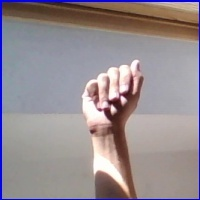
#> input picture TEST_DATASET_A/A/TEST_A_010cbscrxa85.jpg, 200 x 200 px
$ python -i general.py   (imports and definitions only)   (older library calls are emulated)
#> lines starting #> are read from the running program, lines starting #| are printed output that depends on the picture
"""
Author: Eugene Mondkar
GitHub: https://github.com/EugeneMondkar
Create Date: 11/17/21
"""

# coding: utf-8
from cv2 import cv2
import numpy as np
import imutils
import mediapipe as mdp
from skimage.util import random_noise


def rgb_to_hsv(image: np.ndarray, s=32, m=128) -> (np.ndarray, np.ndarray, np.ndarray):
    """
    rgb_to_hsv(numpy array, int, int) -> (numpy array, numpy array, numpy array)
    takes a numpy array repr. an image and integers representing arbitrary values for averaging brightness processing

    @param: images is a numpy array
    @param: standard deviation is set by arbitrary value s
    @param: brightness average is set by adding an arbitrary value m
    returns tuple of a smooth image, adaptive smooth image, and a averaged brightness

    """
#> called with s = 32, m = 128
    hsv = cv2.cvtColor(
        image, cv2.COLOR_RGB2HSV)  # Convert RGB to hsv color system (hue, saturation, and value(brightness))
#> hsv: shape (200, 200, 3); mean H, S, V 61.8, 45.8, 160.1
    h, s, v = cv2.split(hsv)
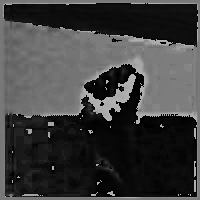
#> h: shape (200, 200); min 0, max 179, mean 61.8
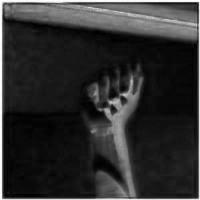
#> s: shape (200, 200); min 0, max 255, mean 45.8

    ####

    flattening_result = cv2.equalizeHist(v)

    smooth_image = cv2.cvtColor(
        cv2.merge((h, s, flattening_result)), cv2.COLOR_HSV2BGR)
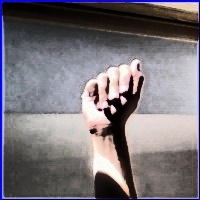
#> smooth_image: shape (200, 200, 3); mean B, G, R 120.7, 114.3, 120.1

    ####

    clahe = cv2.createCLAHE(clipLimit=2.0, tileGridSize=(3, 3))

    adaptive_flattening_result = clahe.apply(v)
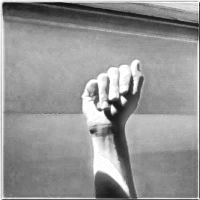
#> adaptive_flattening_result: shape (200, 200); min 16, max 255, mean 148.6

    adaptive_smooth_image = cv2.cvtColor(
        cv2.merge((h, s, adaptive_flattening_result)), cv2.COLOR_HSV2BGR)
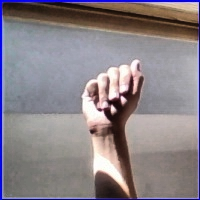
#> adaptive_smooth_image: shape (200, 200, 3); mean B, G, R 135.8, 130.2, 138.4

    ####

    v = (v - np.mean(v)) / np.std(v) * s + m
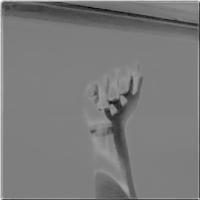
#> v: shape (200, 200) float64; min -548.5, max 809.5, mean 108; drawn with min black and max white

    averaging_result = np.array(v, dtype=np.uint8)

    averaging_brightness_image = cv2.cvtColor(
        cv2.merge((h, s, averaging_result)), cv2.COLOR_HSV2BGR)
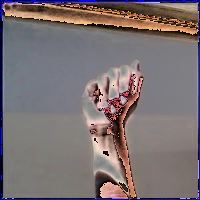
#> averaging_brightness_image: shape (200, 200, 3); mean B, G, R 115.2, 113.6, 124.2

    return smooth_image, adaptive_smooth_image, averaging_brightness_image


# [120 lines left out: functions bg_normalization_red_channel, get_contours, bg_normalization_fg_extraction, not called in this run]


def da_rotate(image: np.ndarray, angle: int) -> np.ndarray:
    return imutils.rotate_bound(image, angle)


# [40 lines left out: functions da_flip, da_add_noise, da_filter, not called in this run]


def da_dilation(image: np.ndarray, k_size=5, iterations=1) -> np.ndarray:
    kernel = np.ones((k_size, k_size), np.uint8)
    return cv2.dilate(image, kernel=kernel, iterations=iterations)


def da_erosion(image: np.ndarray, k_size=5, iterations=1) -> np.ndarray:
    kernel = np.ones((k_size, k_size), np.uint8)
    return cv2.erode(image, kernel=kernel, iterations=iterations)


def grayscale(image: np.ndarray) -> np.ndarray:
    return cv2.cvtColor(image, cv2.COLOR_BGR2GRAY)


def resize_by_scale(image: np.ndarray, scale) -> np.ndarray:
    dim_size = (int(image.shape[1] * scale), int(image.shape[0] * scale))
    return cv2.resize(image, dim_size, interpolation=cv2.INTER_AREA)


def resize(image: np.ndarray, img_size) -> np.ndarray:
    return cv2.resize(image, (img_size, img_size), interpolation=cv2.INTER_AREA)

>>> import cv2
>>> picture = cv2.cvtColor(cv2.imread('../../TEST_DATASET_A/A/TEST_A_010cbscrxa85.jpg'), cv2.COLOR_BGR2RGB)
>>> result = rgb_to_hsv(picture)

$ run again, on TEST_DATASET_A/A/TEST_A_2k8i3n9rgoec.jpg
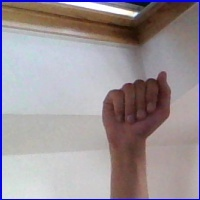
#> input picture TEST_DATASET_A/A/TEST_A_2k8i3n9rgoec.jpg, 200 x 200 px
#> hsv: shape (200, 200, 3); mean H, S, V 68.2, 47.9, 166.7
#> in rgb_to_hsv, `v = (v - np.mean(v)) / np.std(v) * s + m`:
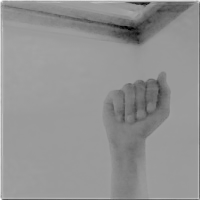
#> v: shape (200, 200) float64; min -601.7, max 602.6, mean 93.6; drawn with min black and max white
#> in rgb_to_hsv, `averaging_brightness_image = cv2.cvtColor( cv2.merge((h, s, averaging_..`:
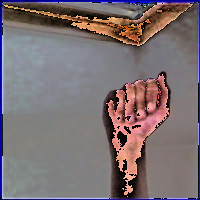
#> averaging_brightness_image: shape (200, 200, 3); mean B, G, R 115.6, 111.9, 124

$ run again, on TEST_DATASET_A/A/TEST_A_3v6b6m175zrv.jpg
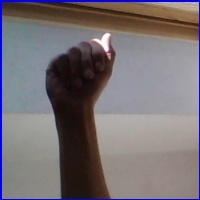
#> input picture TEST_DATASET_A/A/TEST_A_3v6b6m175zrv.jpg, 200 x 200 px
#> hsv: shape (200, 200, 3); mean H, S, V 62, 57.4, 129
#> in rgb_to_hsv, `v = (v - np.mean(v)) / np.std(v) * s + m`:
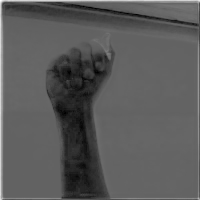
#> v: shape (200, 200) float64; min -275.7, max 774.2, mean 98.4; drawn with min black and max white
#> in rgb_to_hsv, `averaging_brightness_image = cv2.cvtColor( cv2.merge((h, s, averaging_..`:
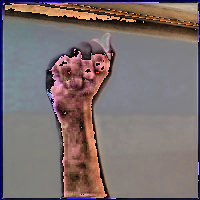
#> averaging_brightness_image: shape (200, 200, 3); mean B, G, R 111.6, 111.1, 124.7
